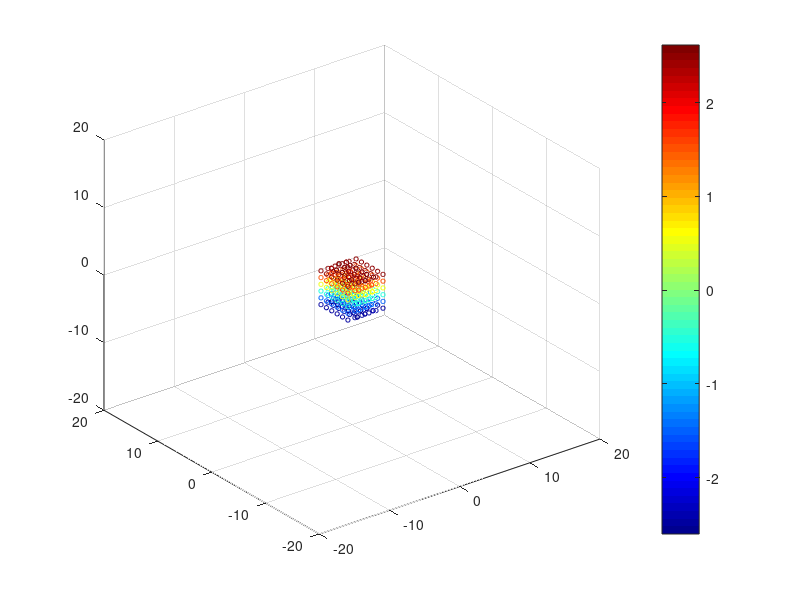

This chart was generated by the following MATLAB code:
clear all; clc; close all;
set(groot,'defaultLineLineWidth',2)

%% SEE GEOMETRY
A = importdata('Playground.txt');

scatter3(A(:,1),A(:,2),A(:,3),10,A(:,3))
axis([-20 20 -20 20 -20 20])
colormap(jet);
colorbar;


%% ANALYS TIME ALGO SEARCH
% A = importdata('neighborAnalysis.txt');
% 
% plot(A(:,1),A(:,2),A(:,1),A(:,3))
%         %axis([-216 0 0 2e-3])
%         title('Time Search Algo')
%         xlabel('number of particles [-]')
%         ylabel('time [s]')
%         legend('AllPair','linked-list')
%         grid








